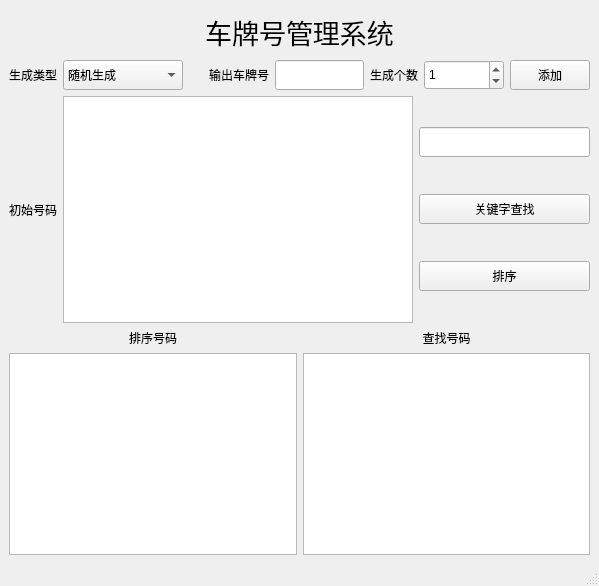
<?xml version="1.0" encoding="UTF-8"?>
<ui version="4.0">
 <class>MainWindow</class>
 <widget class="QMainWindow" name="MainWindow">
  <property name="geometry">
   <rect>
    <x>0</x>
    <y>0</y>
    <width>599</width>
    <height>586</height>
   </rect>
  </property>
  <property name="windowTitle">
   <string>MainWindow</string>
  </property>
  <widget class="QWidget" name="centralwidget">
   <layout class="QVBoxLayout" name="verticalLayout_4">
    <item>
     <widget class="QLabel" name="label">
      <property name="minimumSize">
       <size>
        <width>0</width>
        <height>45</height>
       </size>
      </property>
      <property name="font">
       <font>
        <pointsize>20</pointsize>
       </font>
      </property>
      <property name="text">
       <string>车牌号管理系统</string>
      </property>
      <property name="alignment">
       <set>Qt::AlignCenter</set>
      </property>
     </widget>
    </item>
    <item>
     <layout class="QHBoxLayout" name="horizontalLayout">
      <item>
       <widget class="QLabel" name="label_2">
        <property name="text">
         <string>生成类型</string>
        </property>
        <property name="alignment">
         <set>Qt::AlignRight|Qt::AlignTrailing|Qt::AlignVCenter</set>
        </property>
       </widget>
      </item>
      <item>
       <widget class="QComboBox" name="cb_type">
        <property name="minimumSize">
         <size>
          <width>120</width>
          <height>30</height>
         </size>
        </property>
        <item>
         <property name="text">
          <string>随机生成</string>
         </property>
        </item>
        <item>
         <property name="text">
          <string>手动生成</string>
         </property>
        </item>
       </widget>
      </item>
      <item>
       <spacer name="horizontalSpacer">
        <property name="orientation">
         <enum>Qt::Horizontal</enum>
        </property>
        <property name="sizeHint" stdset="0">
         <size>
          <width>40</width>
          <height>20</height>
         </size>
        </property>
       </spacer>
      </item>
      <item>
       <widget class="QLabel" name="label_6">
        <property name="text">
         <string>输出车牌号</string>
        </property>
       </widget>
      </item>
      <item>
       <widget class="QLineEdit" name="tx_input">
        <property name="minimumSize">
         <size>
          <width>0</width>
          <height>30</height>
         </size>
        </property>
       </widget>
      </item>
      <item>
       <widget class="QLabel" name="label_5">
        <property name="text">
         <string>生成个数</string>
        </property>
        <property name="alignment">
         <set>Qt::AlignRight|Qt::AlignTrailing|Qt::AlignVCenter</set>
        </property>
       </widget>
      </item>
      <item>
       <widget class="QSpinBox" name="spin_number">
        <property name="minimumSize">
         <size>
          <width>80</width>
          <height>30</height>
         </size>
        </property>
        <property name="value">
         <number>1</number>
        </property>
       </widget>
      </item>
      <item>
       <widget class="QPushButton" name="btn_generate">
        <property name="minimumSize">
         <size>
          <width>80</width>
          <height>30</height>
         </size>
        </property>
        <property name="text">
         <string>添加</string>
        </property>
       </widget>
      </item>
     </layout>
    </item>
    <item>
     <layout class="QHBoxLayout" name="horizontalLayout_2">
      <item>
       <widget class="QLabel" name="label_3">
        <property name="text">
         <string>初始号码</string>
        </property>
       </widget>
      </item>
      <item>
       <widget class="QListWidget" name="tx_generateNum">
        <property name="minimumSize">
         <size>
          <width>350</width>
          <height>0</height>
         </size>
        </property>
       </widget>
      </item>
      <item>
       <layout class="QVBoxLayout" name="verticalLayout">
        <item>
         <widget class="QLineEdit" name="tx_findInput">
          <property name="minimumSize">
           <size>
            <width>0</width>
            <height>30</height>
           </size>
          </property>
         </widget>
        </item>
        <item>
         <widget class="QPushButton" name="btn_find">
          <property name="minimumSize">
           <size>
            <width>0</width>
            <height>30</height>
           </size>
          </property>
          <property name="text">
           <string>关键字查找</string>
          </property>
         </widget>
        </item>
        <item>
         <widget class="QPushButton" name="btn_sort">
          <property name="minimumSize">
           <size>
            <width>80</width>
            <height>30</height>
           </size>
          </property>
          <property name="text">
           <string>排序</string>
          </property>
         </widget>
        </item>
       </layout>
      </item>
     </layout>
    </item>
    <item>
     <layout class="QHBoxLayout" name="horizontalLayout_3">
      <item>
       <layout class="QVBoxLayout" name="verticalLayout_2">
        <item>
         <widget class="QLabel" name="label_4">
          <property name="text">
           <string>排序号码</string>
          </property>
          <property name="alignment">
           <set>Qt::AlignCenter</set>
          </property>
         </widget>
        </item>
        <item>
         <widget class="QListWidget" name="tx_processNum"/>
        </item>
       </layout>
      </item>
      <item>
       <layout class="QVBoxLayout" name="verticalLayout_3">
        <item>
         <widget class="QLabel" name="label_7">
          <property name="text">
           <string>查找号码</string>
          </property>
          <property name="alignment">
           <set>Qt::AlignCenter</set>
          </property>
         </widget>
        </item>
        <item>
         <widget class="QListWidget" name="tx_findNum"/>
        </item>
       </layout>
      </item>
     </layout>
    </item>
   </layout>
  </widget>
  <widget class="QMenuBar" name="menubar">
   <property name="geometry">
    <rect>
     <x>0</x>
     <y>0</y>
     <width>599</width>
     <height>21</height>
    </rect>
   </property>
  </widget>
  <widget class="QStatusBar" name="statusbar"/>
 </widget>
 <resources/>
 <connections/>
</ui>
